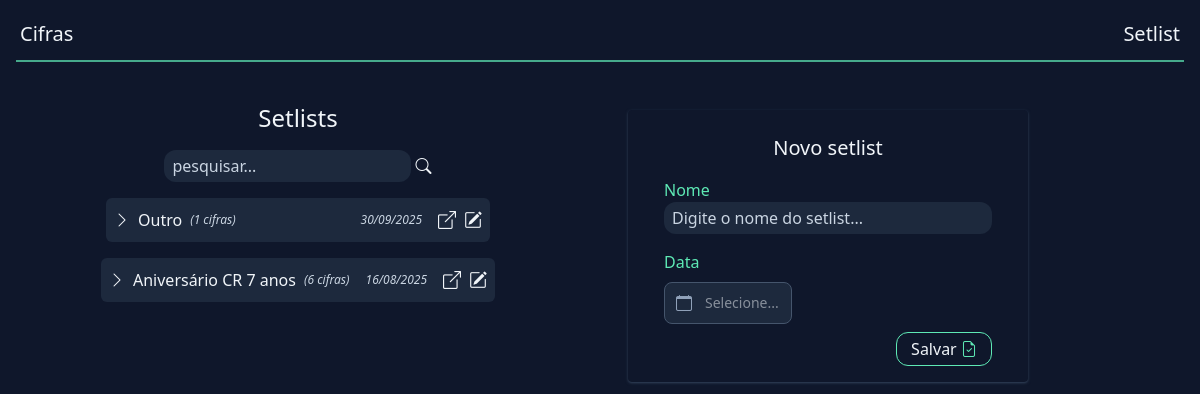
Page /setlist on the earlier database version.
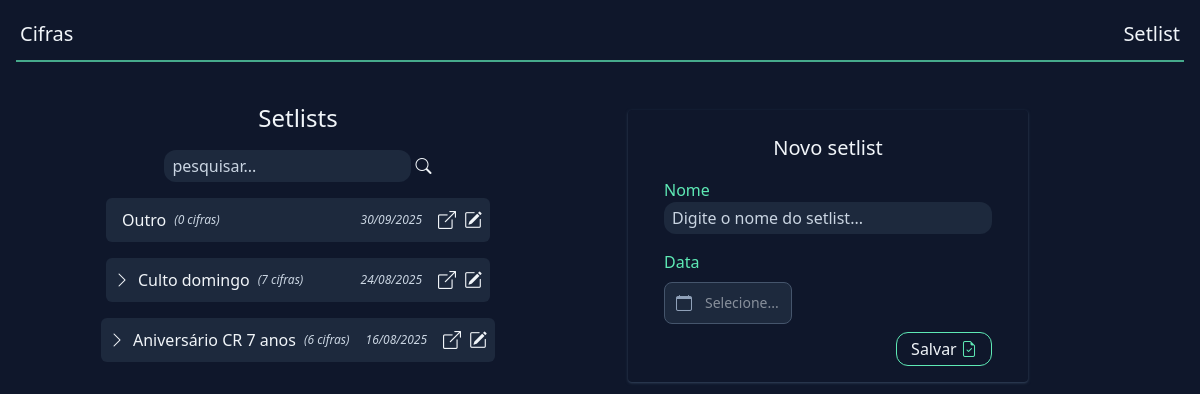
Same page on the later database version.
### tables this page shows
CREATE TABLE "setlists"(
	id integer primary key,
  name varchar(255),
 	dt_event timestamp
);

### helpers.php (called while the page is built, shortened)
<?php
function view($view, $data = [])
{
    require "views/template/app.php";
}

### controllers/setlist.controller.php (called while the page is built, shortened)
<?php
$pesquisa = $_REQUEST['pesquisar'] ?? null;
if (!$pesquisa) {
    $setlists = $database
        ->query(
            query: "
                select sl.id,
                    sl.name,
                    strftime('%d/%m/%Y', sl.dt_event) as dt_event,
                    count(si.id) as total_chords
                from setlists sl
                left join setlist_items si on sl.id = si.setlist_id
                group by sl.id
                order by sl.dt_event desc
            ",
            class: Setlist::class
        )->fetchAll();
}
view('setlist', compact('setlists', 'setlistItems'));

### rotas.php (called while the page is built, shortened)
<?php
$controller = str_replace('/', '', parse_url($_SERVER['REQUEST_URI'])['path']);
require "controllers/{$controller}.controller.php";

### index.php (called while the page is built, shortened)
<?php
require "database.php";
require "helpers.php";
require "rotas.php";

### database.php (called while the page is built, shortened)
<?php
class Database
{
    private $db;
    public function __construct()
    {
        $this->db = new PDO("sqlite:database.sqlite");
    }
    public function query(string $query, $class = null, array $params = [])
    {
        $prepare = $this->db->prepare($query);
        if ($class) {
            $prepare->setFetchMode(PDO::FETCH_CLASS, $class);
        }
        $prepare->execute($params);
        return $prepare;
    }
}
$database = new Database();

### views/setlist.view.php (the view, shortened to what this page needs)
<div class="md:mt-6 md:grid md:grid-cols-2 md:gap-2">
    <div class="flex flex-col space-y-4 ">
        <div class="flex mt-4 mx-auto">
            <h1 class="text-2xl text-slate-100 hidden md:block">Setlists</h1>
        </div>
        <div class="group flex items-center gap-2 mx-auto">
            <form method="GET">
                <input
                    type="text"
                    name="pesquisar"
                    placeholder="pesquisar..."
                    class="group bg-slate-800 px-2 py-1 rounded-xl placeholder:text-slate-300 focus:outline-none focus:ring-1 focus:ring-emerald-300/75">
                <button type="submit">
                    <i class="bi bi-search group-focus-within:text-emerald-300/75"></i>
                </button>
            </form>
        </div>
        <?php foreach ($setlists as $setlist) : ?>
            <div class="gap-2 mx-auto max-w-lg min-w-sm">
                <div
                    class="group bg-slate-800 text-slate-100 p-2 rounded-md flex justify-between items-center hover:bg-slate-700 cursor-pointer"
                    onclick="toggleSetlist(this)">
                    <?php if (!empty($setlist->total_chords)) : ?>
                        <i class="bi bi-chevron-right text-slate-100 my-auto transition-transform"></i>
                    <?php else: ?>
                        <i class="bi bi-chevron-right text-slate-100 my-auto transition-transform sr-only"></i>
                    <?php endif; ?>
                    <div class="flex items-center flex-1 ml-2">
                        <p><?= $setlist->name ?></p>
                        <p class="text-xs text-slate-300 italic ml-2">
                            (<?= $setlist->total_chords ?> cifras)
                        </p>
                    </div>
                    <p class="text-xs text-slate-300 italic ml-4">
                        <?= $setlist->dt_event ?>
                    </p>
                    <i
                        class="bi bi-box-arrow-up-right text-slate-100 my-auto ml-4 text-lg"
                        onclick="openNewScreen(event, '/play-setlist?id=<?= $setlist->id ?>')"></i>
                    <i
                        class="bi bi-pencil-square ml-2 text-lg"
                        onclick="editSetlist(event, this)"></i>
                </div>
            </div>
        <?php endforeach; ?>
    </div>
    <div>
        <div class="md:shadow-sm md:shadow-slate-700 md:rounded hidden md:block w-[25rem] mt-6 ml-6 p-4">
            <div class="flex mt-2">
                <h1 class="text-xl text-slate-100 mx-auto">Novo setlist</h1>
            </div>
            <?php require "views/partials/_new-setlist-form.php" ?>
        </div>
    </div>
</div>

Differences in the rows shown:
computed for setlists "Outro": total_chords "1" → "0"
added setlists: name "Culto domingo", total_chords "7", dt_event "24/08/2025"
